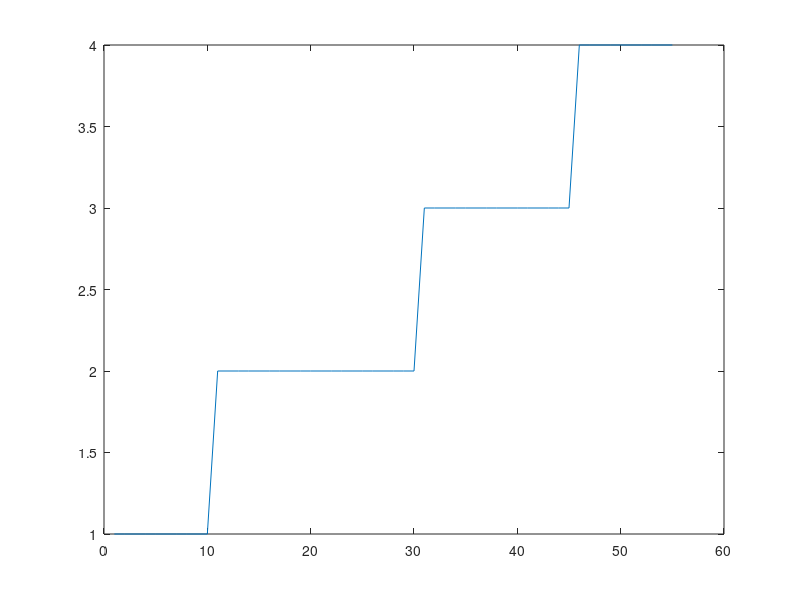

Here is the MATLAB script that generated this plot:
%%1.1
x = [ones(1,10) 2*ones(1,20) 3*ones(1,15) 4*ones(1,10)];
figure(1), plot(x);
y1 = mean(x), y2 = mode(x), y3 = median(x), y4 = var(x), y5 = std(x);

%%1.2
A = magic(10)+10*randn(10,10);
y1 = mean(A), y2 = mode(A), y3 = median(A), y4 = var(A), y5 = std(A);
